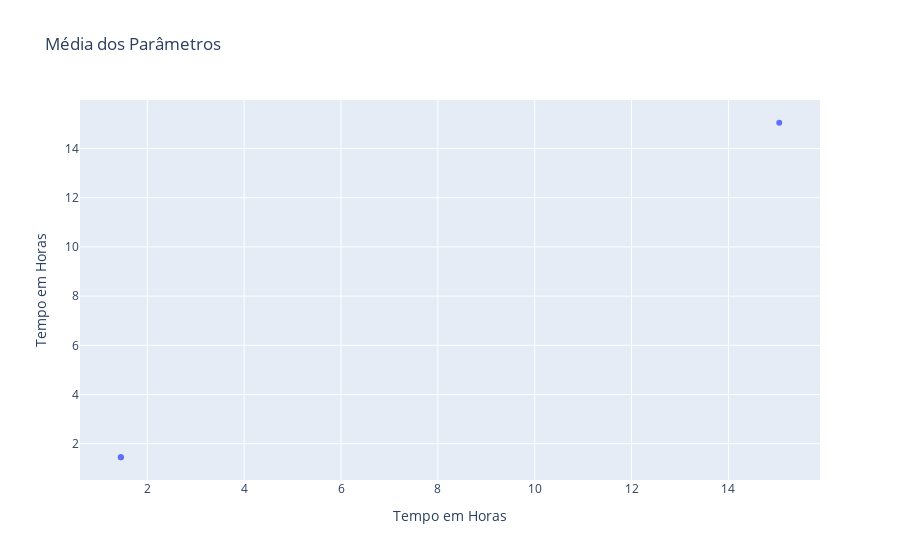

Source (notebook cell):
### Code cell
import numpy as np
import plotly.graph_objects as go
import pandas as pd

dataFrame = pd.read_csv('https://gist.githubusercontent.com/altinodantas/2d57753e48eeacd20a6c1ff6ebe94f6d/raw/e6868648a75a340a651b5494e0f210f1010810aa/dados-delivery.csv')

# Converting the horario-pedido column to a datetime-like value
dataFrame['hora-do-pedido'] = pd.to_datetime(dataFrame['hora-do-pedido'])

# Calculating the mean of the hora-do-pedido column in seconds
hora_do_pedido_seconds = dataFrame['hora-do-pedido']
media_hora_do_pedido = hora_do_pedido_seconds.mean()

# Calculating the mean of the other parameters
media_tempo_real = tempo_real.mean() / 60
media_tempo_entrega = tempo_entrega.mean() / 60

# Criando o gráfico de dispersão
fig = go.Figure()
fig.add_trace(go.Scatter(x=[media_tempo_real, media_tempo_entrega, media_horario_pedido], y=[media_tempo_real, media_tempo_entrega, media_horario_pedido], mode="markers"))

# Adicionando um título ao gráfico
fig.update_layout(title="Média dos Parâmetros")

# Adicionando rótulos aos eixos
fig.update_xaxes(title="Tempo em Horas")
fig.update_yaxes(title="Tempo em Horas")

# Exibindo o gráfico
fig.show()

### Figure 1 — Plotly figure (JSON) as saved in the notebook; plotly's stock layout.template omitted (floating-point values rounded to 4 significant figures)
{"data": [{"mode": "markers", "type": "scatter", "x": [1.456, 1.452, 15.05], "y": [1.456, 1.452, 15.05]}], "layout": {"title": {"text": "Média dos Parâmetros"}, "xaxis": {"title": {"text": "Tempo em Horas"}}, "yaxis": {"title": {"text": "Tempo em Horas"}}}}
